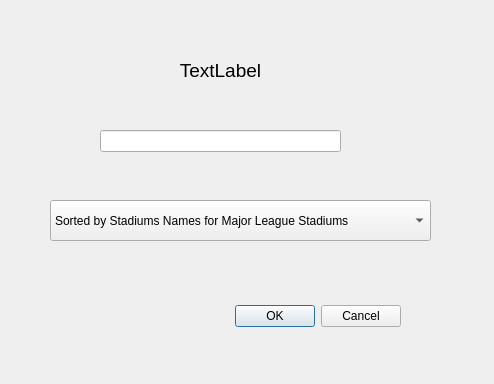
<?xml version="1.0" encoding="UTF-8"?>
<ui version="4.0">
 <class>InsertWindow</class>
 <widget class="QDialog" name="InsertWindow">
  <property name="geometry">
   <rect>
    <x>0</x>
    <y>0</y>
    <width>494</width>
    <height>384</height>
   </rect>
  </property>
  <property name="windowTitle">
   <string>Dialog</string>
  </property>
  <widget class="QDialogButtonBox" name="buttonBox">
   <property name="geometry">
    <rect>
     <x>60</x>
     <y>300</y>
     <width>341</width>
     <height>32</height>
    </rect>
   </property>
   <property name="orientation">
    <enum>Qt::Horizontal</enum>
   </property>
   <property name="standardButtons">
    <set>QDialogButtonBox::Cancel|QDialogButtonBox::Ok</set>
   </property>
  </widget>
  <widget class="QLineEdit" name="WordInput">
   <property name="geometry">
    <rect>
     <x>100</x>
     <y>130</y>
     <width>241</width>
     <height>22</height>
    </rect>
   </property>
  </widget>
  <widget class="QLabel" name="TypeLabel">
   <property name="geometry">
    <rect>
     <x>50</x>
     <y>40</y>
     <width>341</width>
     <height>61</height>
    </rect>
   </property>
   <property name="text">
    <string>&lt;html&gt;&lt;head/&gt;&lt;body&gt;&lt;p align=&quot;center&quot;&gt;&lt;span style=&quot; font-size:14pt;&quot;&gt;TextLabel&lt;/span&gt;&lt;/p&gt;&lt;/body&gt;&lt;/html&gt;</string>
   </property>
  </widget>
  <widget class="QComboBox" name="comboBox">
   <property name="geometry">
    <rect>
     <x>50</x>
     <y>200</y>
     <width>381</width>
     <height>41</height>
    </rect>
   </property>
   <item>
    <property name="text">
     <string>Sorted by Stadiums Names for Major League Stadiums</string>
    </property>
   </item>
   <item>
    <property name="text">
     <string>Sorted by Team Names for Major League Stadiums</string>
    </property>
   </item>
   <item>
    <property name="text">
     <string>Sorted by  Team Names for American League Stadiums</string>
    </property>
   </item>
   <item>
    <property name="text">
     <string>Sorted by Team Names for National League Stadiums</string>
    </property>
   </item>
   <item>
    <property name="text">
     <string>Sorted by Team Names for Stadiums with Grass Surface</string>
    </property>
   </item>
   <item>
    <property name="text">
     <string>Sorted by Stadium Date-Opened for Major League Stadiums</string>
    </property>
   </item>
  </widget>
 </widget>
 <resources/>
 <connections>
  <connection>
   <sender>buttonBox</sender>
   <signal>accepted()</signal>
   <receiver>InsertWindow</receiver>
   <slot>accept()</slot>
   <hints>
    <hint type="sourcelabel">
     <x>248</x>
     <y>254</y>
    </hint>
    <hint type="destinationlabel">
     <x>157</x>
     <y>274</y>
    </hint>
   </hints>
  </connection>
  <connection>
   <sender>buttonBox</sender>
   <signal>rejected()</signal>
   <receiver>InsertWindow</receiver>
   <slot>reject()</slot>
   <hints>
    <hint type="sourcelabel">
     <x>316</x>
     <y>260</y>
    </hint>
    <hint type="destinationlabel">
     <x>286</x>
     <y>274</y>
    </hint>
   </hints>
  </connection>
 </connections>
</ui>
